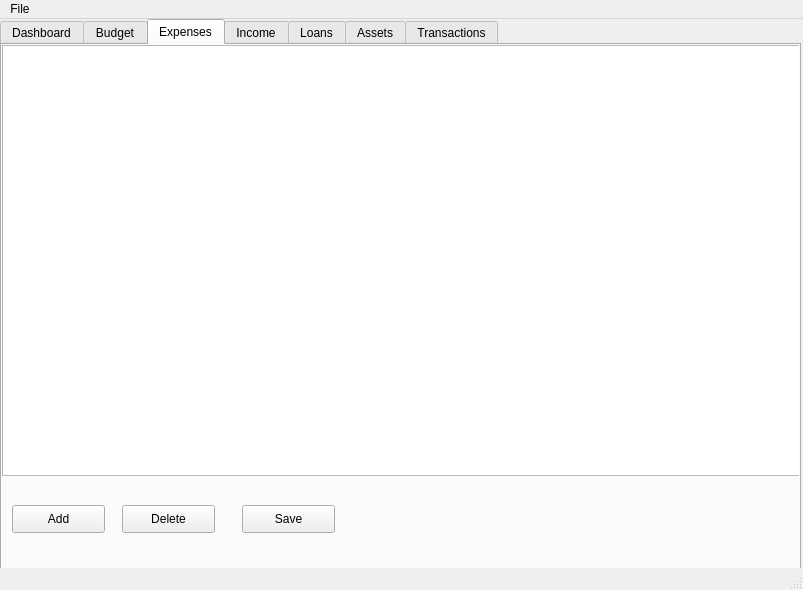
<?xml version="1.0" encoding="UTF-8"?>
<ui version="4.0">
 <class>MainWindow</class>
 <widget class="QMainWindow" name="MainWindow">
  <property name="geometry">
   <rect>
    <x>0</x>
    <y>0</y>
    <width>803</width>
    <height>590</height>
   </rect>
  </property>
  <property name="windowTitle">
   <string>MainWindow</string>
  </property>
  <widget class="QWidget" name="centralwidget">
   <widget class="QTabWidget" name="tabWidget">
    <property name="geometry">
     <rect>
      <x>0</x>
      <y>0</y>
      <width>801</width>
      <height>571</height>
     </rect>
    </property>
    <property name="autoFillBackground">
     <bool>false</bool>
    </property>
    <property name="currentIndex">
     <number>2</number>
    </property>
    <widget class="QWidget" name="dashboardTab">
     <attribute name="title">
      <string>Dashboard</string>
     </attribute>
    </widget>
    <widget class="QWidget" name="budgetTab">
     <attribute name="title">
      <string>Budget</string>
     </attribute>
    </widget>
    <widget class="QWidget" name="expensesTab">
     <attribute name="title">
      <string>Expenses</string>
     </attribute>
     <widget class="QTableView" name="expenseTableView">
      <property name="geometry">
       <rect>
        <x>0</x>
        <y>0</y>
        <width>801</width>
        <height>431</height>
       </rect>
      </property>
     </widget>
     <widget class="QPushButton" name="addExpenseButton">
      <property name="geometry">
       <rect>
        <x>10</x>
        <y>460</y>
        <width>93</width>
        <height>28</height>
       </rect>
      </property>
      <property name="text">
       <string>Add</string>
      </property>
     </widget>
     <widget class="QPushButton" name="deleteExpenseButton">
      <property name="geometry">
       <rect>
        <x>120</x>
        <y>460</y>
        <width>93</width>
        <height>28</height>
       </rect>
      </property>
      <property name="text">
       <string>Delete</string>
      </property>
     </widget>
     <widget class="QPushButton" name="saveExpenseButton">
      <property name="geometry">
       <rect>
        <x>240</x>
        <y>460</y>
        <width>93</width>
        <height>28</height>
       </rect>
      </property>
      <property name="text">
       <string>Save</string>
      </property>
     </widget>
    </widget>
    <widget class="QWidget" name="incomeTab">
     <attribute name="title">
      <string>Income</string>
     </attribute>
     <widget class="QTableView" name="incomeTableView">
      <property name="geometry">
       <rect>
        <x>0</x>
        <y>0</y>
        <width>801</width>
        <height>411</height>
       </rect>
      </property>
     </widget>
     <widget class="QPushButton" name="addIncomeButton">
      <property name="geometry">
       <rect>
        <x>30</x>
        <y>450</y>
        <width>93</width>
        <height>28</height>
       </rect>
      </property>
      <property name="text">
       <string>Add</string>
      </property>
     </widget>
     <widget class="QPushButton" name="saveIncomeButton">
      <property name="geometry">
       <rect>
        <x>230</x>
        <y>450</y>
        <width>93</width>
        <height>28</height>
       </rect>
      </property>
      <property name="text">
       <string>Save</string>
      </property>
     </widget>
     <widget class="QPushButton" name="deleteIncomeButton">
      <property name="geometry">
       <rect>
        <x>130</x>
        <y>450</y>
        <width>93</width>
        <height>28</height>
       </rect>
      </property>
      <property name="text">
       <string>Delete</string>
      </property>
     </widget>
    </widget>
    <widget class="QWidget" name="loansTab">
     <attribute name="title">
      <string>Loans</string>
     </attribute>
    </widget>
    <widget class="QWidget" name="assetsTab">
     <attribute name="title">
      <string>Assets</string>
     </attribute>
    </widget>
    <widget class="QWidget" name="transactionsTab">
     <attribute name="title">
      <string>Transactions</string>
     </attribute>
     <widget class="QTableView" name="transactionsTableView">
      <property name="geometry">
       <rect>
        <x>0</x>
        <y>0</y>
        <width>791</width>
        <height>441</height>
       </rect>
      </property>
      <property name="autoFillBackground">
       <bool>false</bool>
      </property>
     </widget>
     <widget class="QPushButton" name="saveTransactionButton">
      <property name="enabled">
       <bool>false</bool>
      </property>
      <property name="geometry">
       <rect>
        <x>660</x>
        <y>470</y>
        <width>93</width>
        <height>28</height>
       </rect>
      </property>
      <property name="text">
       <string>Save</string>
      </property>
     </widget>
    </widget>
   </widget>
  </widget>
  <widget class="QMenuBar" name="menubar">
   <property name="geometry">
    <rect>
     <x>0</x>
     <y>0</y>
     <width>803</width>
     <height>26</height>
    </rect>
   </property>
   <widget class="QMenu" name="menuFile">
    <property name="title">
     <string>File</string>
    </property>
   </widget>
   <addaction name="menuFile"/>
  </widget>
  <widget class="QStatusBar" name="statusbar"/>
 </widget>
 <resources/>
 <connections/>
</ui>
